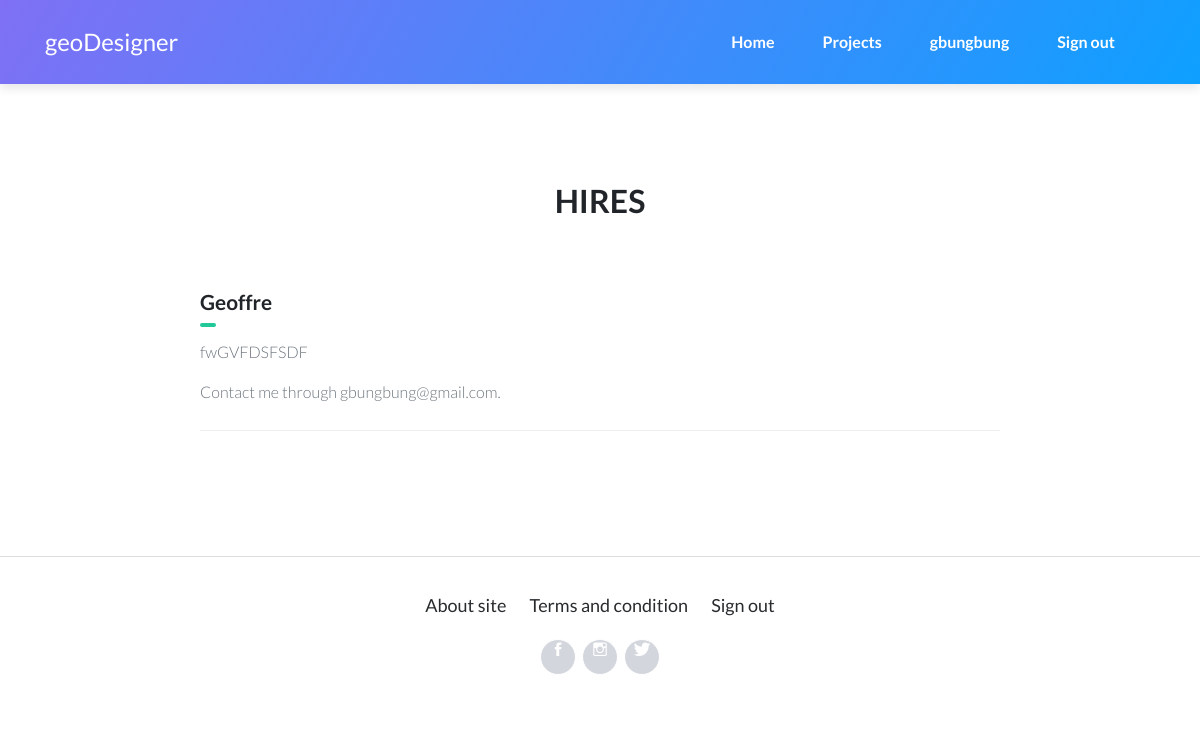
Page /hire/ (signed in) on the earlier database version.
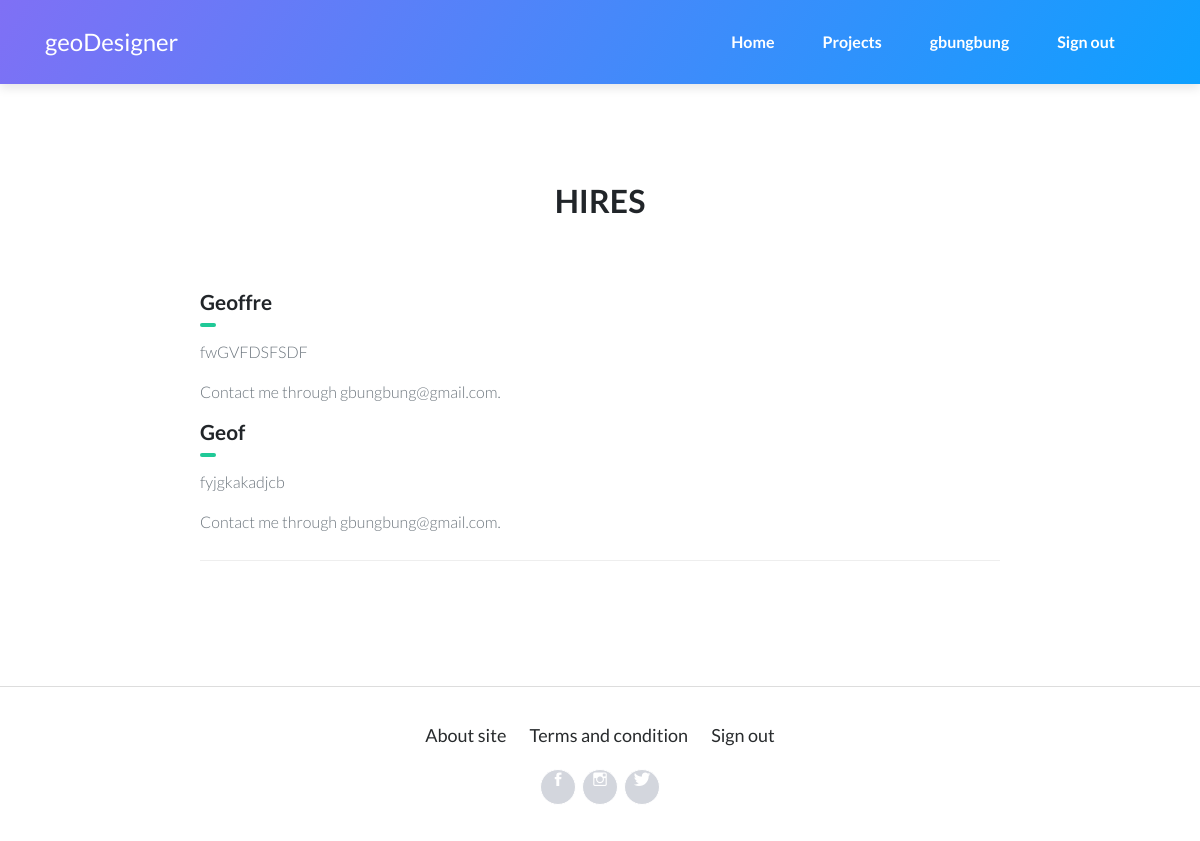
Same page on the later database version.
### portfolio/models.py (models this page shows, shortened)
class Hires(models.Model):
    name = models.CharField(max_length= 50)
    Your_email = models.EmailField()
    message = models.TextField()

### portfolio/views.py (the view, shortened to what this page needs)
# urls.py: path('hire/', views.Hire.as_view(), name='hire'),
class Hire(View):
    template_name= 'hireme.html'
    form_class= HireForm
    def get(self, request, *args, **kwargs):
        if request.user.is_authenticated:
            hires = Hires.objects.all()
            return render(request, 'hires.html', {'title':'Hires', 'hires':hires})
        else:
            form = self.form_class()
        return render(request, self.template_name, {'title':'Hire', 'form':form})

### portfolio/templates/hires.html
﻿{% extends "layout.html" %}
{% block content %}
<main class="page cv-page">
        <section class="portfolio-block cv">
            <div class="container">
                <div class="education group">
                    <div class="heading mb-4">
                        <h2 class="text-center">Hires</h2>
                    </div>
                    <div class="item mt-2">
                        {% for txt in hires %}
                        <div>
                        <div class="row">
                            <div class="col-md-6">
                                <h3>{{ txt.name }}</h3>
                                <h4 class="organization">{{ txt.subjects }}</h4>
                            </div>
                        </div>
                        <p class="text-muted">{{ txt.message }}</p>
                        <p class="text-muted">Contact me through {{ txt.Your_email }}.</p>
                        </div>
                        {% endfor %}
                    </div>
                </div>
            </div>
        </section>
    </main>
{% endblock content %}

### portfolio/templates/layout.html (shortened to what this page needs)
﻿<!DOCTYPE html>
<html>
<head>
    {% load staticfiles %}
    <link rel="stylesheet" href="{% static '/bootstrap/css/bootstrap.min.css' %}">
    <link rel="stylesheet" href="{% static '/fonts/ionicons.min.css' %}">
    <link rel="stylesheet" href="https://cdnjs.cloudflare.com/ajax/libs/pikaday/1.6.1/css/pikaday.min.css">
</head>
<body>
    <nav class="navbar navbar-dark navbar-expand-lg fixed-top bg-white portfolio-navbar gradient">
        <div class="container"><a class="navbar-brand logo" href="/">geoDesigner</a>
            <div class="collapse navbar-collapse"
                id="navbarNav">
                <ul class="nav navbar-nav ml-auto">
                    <li class="nav-item" role="presentation"><a class="nav-link active" href="/">Home</a></li>
                    <li class="nav-item" role="presentation"><a class="nav-link" href="{% url 'portfolio:projects' %}">Projects</a></li>
                    {% if request.user.is_authenticated %}
                    <li class="nav-item" role="presentation"><a class="nav-link" href="{% url 'portfolio:resume' %}">{{ user.username }}</a></li>
                    <li class="nav-item" role="presentation"><a class="nav-link" href="{% url 'portfolio:logout' %}">Sign out</a></li>
                    {% else %}
                    <li class="nav-item" role="presentation"><a class="nav-link" href="{% url 'portfolio:resume' %}">Resume</a></li>
                    <li class="nav-item" role="presentation"><a class="nav-link" href="{% url 'portfolio:hire' %}">Hire me</a></li>
                    {% endif %}
                </ul>
            </div>
        </div>
    </nav>
{% block content %}{% endblock %}
    <footer class="page-footer">
        <div class="container">
            <div class="links">
                <a href="{% url 'portfolio:resume' %}">About site</a>
                <a href="#">Terms and condition</a>
                {% if user.is_authenticated %}
                <a href="{% url 'portfolio:logout' %}">Sign out</a>
                {% else %}
                <a href="{% url 'portfolio:login' %}">Staff</a>
                {% endif %}
            </div>
            <div class="social-icons"><a href="#"><i class="icon ion-social-facebook"></i></a><a href="#"><i class="icon ion-social-instagram-outline"></i></a><a href="#"><i class="icon ion-social-twitter"></i></a></div>
        </div>
    </footer>
</body>
</html>

Differences in the rows shown:
added Hires: name "Geof", message "fyjgkakadjcb", Your_email "gbungbung@gmail.com"
